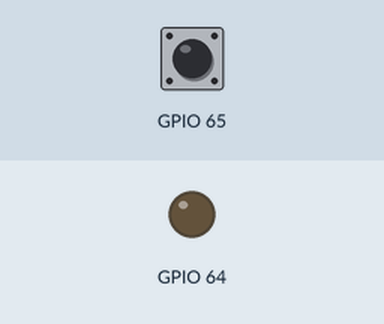
The program below on a simulated ESP32. On the bench: output pins drawn as LEDs (lit = HIGH). The inputs (shaded band) are chosen by the test bench; at power-on: GPIO 65 HIGH. What the program prints to the serial monitor is not drawn.

Above: at 1.2 s.
1.3 s: GPIO 65 pulled LOW for 0.15 s
At 1.37 s:
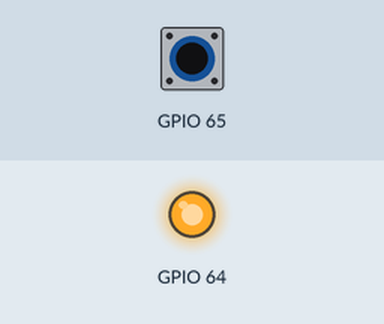
2.9 s: GPIO 65 pulled LOW for 3.2 s
At 6.7 s:
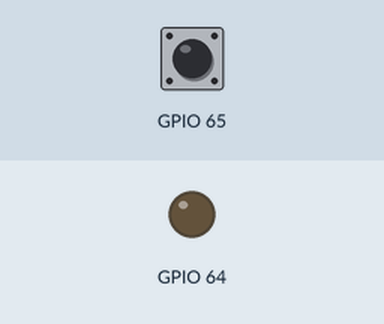
Timing chart, 0 to 8.2 s (numbered marks = the images above; inputs shaded):
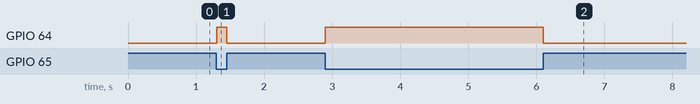

The program:

main.cpp
```cpp
// Blinks an LED attached to a MCP23XXX pin.
//nouveau git
// ok to include only the one needed
// both included here to make things simple for example
//#include <Adafruit_MCP23X08.h>
#include <Adafruit_MCP23X17.h>

#define LED_PIN 0     // MCP23XXX pin LED is attached to
#define BUTTON_PIN 1

// only used for SPI
#define CS_PIN 4

// uncomment appropriate line
//Adafruit_MCP23X08 mcp;
Adafruit_MCP23X17 mcp;

void setup() {
  Serial.begin(115200);
  //while (!Serial);
  Serial.println("MCP23xxx Blink Test!");

  // uncomment appropriate mcp.begin
  //if (!mcp.begin_I2C()) {
  if (!mcp.begin_SPI(CS_PIN)) {
    Serial.println("Error.");
    while (1);
  }

  // configure pin for output
  mcp.pinMode(LED_PIN, OUTPUT);

  // configure button pin for input with pull up
  mcp.pinMode(BUTTON_PIN, INPUT_PULLUP);

  Serial.println("Looping...");
}

void loop() {
  /*
  mcp.digitalWrite(LED_PIN, HIGH);
  delay(500);
  mcp.digitalWrite(LED_PIN, LOW);
  delay(500);
*/

    // LOW = pressed, HIGH = not pressed
  mcp.digitalWrite(LED_PIN, !mcp.digitalRead(BUTTON_PIN));


}
```

Measured:
- after the input at 1.3 s, GPIO 64: LOW → HIGH at once, → LOW 0.15 s later
- after the input at 2.9 s, GPIO 64: LOW → HIGH at once, → LOW 3.2 s later
